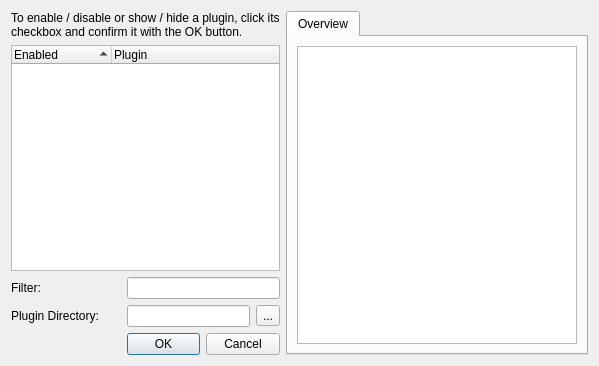
<?xml version="1.0" encoding="UTF-8"?>
<ui version="4.0">
 <class>PluginManagerDialog</class>
 <widget class="QDialog" name="PluginManagerDialog">
  <property name="windowModality">
   <enum>Qt::ApplicationModal</enum>
  </property>
  <property name="geometry">
   <rect>
    <x>0</x>
    <y>0</y>
    <width>599</width>
    <height>366</height>
   </rect>
  </property>
  <property name="sizePolicy">
   <sizepolicy hsizetype="Preferred" vsizetype="Preferred">
    <horstretch>0</horstretch>
    <verstretch>0</verstretch>
   </sizepolicy>
  </property>
  <property name="windowTitle">
   <string>Manage Plugins</string>
  </property>
  <property name="modal">
   <bool>true</bool>
  </property>
  <layout class="QHBoxLayout" name="horizontalLayout">
   <item>
    <layout class="QGridLayout" name="gridLayout">
     <item row="0" column="0" colspan="3">
      <widget class="QLabel" name="label_Title">
       <property name="text">
        <string>To enable / disable or show / hide a plugin, click its checkbox and confirm it with the OK button.</string>
       </property>
       <property name="wordWrap">
        <bool>true</bool>
       </property>
      </widget>
     </item>
     <item row="1" column="0" colspan="3">
      <widget class="QTreeWidget" name="treeWidget_Plugins">
       <property name="sizePolicy">
        <sizepolicy hsizetype="Minimum" vsizetype="Minimum">
         <horstretch>1</horstretch>
         <verstretch>1</verstretch>
        </sizepolicy>
       </property>
       <property name="showDropIndicator" stdset="0">
        <bool>true</bool>
       </property>
       <property name="alternatingRowColors">
        <bool>false</bool>
       </property>
       <property name="itemsExpandable">
        <bool>true</bool>
       </property>
       <property name="sortingEnabled">
        <bool>true</bool>
       </property>
       <property name="animated">
        <bool>false</bool>
       </property>
       <property name="allColumnsShowFocus">
        <bool>true</bool>
       </property>
       <attribute name="headerCascadingSectionResizes">
        <bool>false</bool>
       </attribute>
       <attribute name="headerDefaultSectionSize">
        <number>100</number>
       </attribute>
       <attribute name="headerHighlightSections">
        <bool>false</bool>
       </attribute>
       <attribute name="headerMinimumSectionSize">
        <number>27</number>
       </attribute>
       <attribute name="headerShowSortIndicator" stdset="0">
        <bool>true</bool>
       </attribute>
       <attribute name="headerStretchLastSection">
        <bool>true</bool>
       </attribute>
       <column>
        <property name="text">
         <string>Enabled</string>
        </property>
       </column>
       <column>
        <property name="text">
         <string>Plugin</string>
        </property>
       </column>
      </widget>
     </item>
     <item row="2" column="0">
      <widget class="QLabel" name="label_Filter">
       <property name="text">
        <string>Filter: </string>
       </property>
      </widget>
     </item>
     <item row="2" column="1" colspan="2">
      <widget class="QLineEdit" name="lineEdit_FilterValue">
       <property name="sizePolicy">
        <sizepolicy hsizetype="MinimumExpanding" vsizetype="Fixed">
         <horstretch>0</horstretch>
         <verstretch>0</verstretch>
        </sizepolicy>
       </property>
      </widget>
     </item>
     <item row="3" column="0">
      <widget class="QLabel" name="label_PluginDirectory">
       <property name="text">
        <string>Plugin Directory:</string>
       </property>
      </widget>
     </item>
     <item row="3" column="1">
      <widget class="QLineEdit" name="lineEdit_PluginDirectoryValue">
       <property name="sizePolicy">
        <sizepolicy hsizetype="MinimumExpanding" vsizetype="Fixed">
         <horstretch>0</horstretch>
         <verstretch>0</verstretch>
        </sizepolicy>
       </property>
       <property name="readOnly">
        <bool>true</bool>
       </property>
      </widget>
     </item>
     <item row="3" column="2">
      <widget class="QToolButton" name="toolButton">
       <property name="text">
        <string>...</string>
       </property>
      </widget>
     </item>
     <item row="4" column="1" colspan="2">
      <widget class="QDialogButtonBox" name="buttonBox">
       <property name="standardButtons">
        <set>QDialogButtonBox::Cancel|QDialogButtonBox::Ok</set>
       </property>
      </widget>
     </item>
    </layout>
   </item>
   <item>
    <widget class="QTabWidget" name="tabWidget">
     <property name="sizePolicy">
      <sizepolicy hsizetype="Expanding" vsizetype="Expanding">
       <horstretch>1</horstretch>
       <verstretch>1</verstretch>
      </sizepolicy>
     </property>
     <property name="autoFillBackground">
      <bool>false</bool>
     </property>
     <property name="styleSheet">
      <string notr="true"/>
     </property>
     <property name="currentIndex">
      <number>0</number>
     </property>
     <widget class="QWidget" name="tab_Overview">
      <attribute name="title">
       <string>Overview</string>
      </attribute>
      <layout class="QVBoxLayout" name="verticalLayout">
       <item>
        <widget class="QTextEdit" name="textEdit_Description">
         <property name="sizePolicy">
          <sizepolicy hsizetype="Expanding" vsizetype="Expanding">
           <horstretch>1</horstretch>
           <verstretch>1</verstretch>
          </sizepolicy>
         </property>
         <property name="autoFillBackground">
          <bool>false</bool>
         </property>
         <property name="styleSheet">
          <string notr="true"/>
         </property>
         <property name="readOnly">
          <bool>true</bool>
         </property>
        </widget>
       </item>
      </layout>
     </widget>
    </widget>
   </item>
  </layout>
 </widget>
 <resources/>
 <connections>
  <connection>
   <sender>buttonBox</sender>
   <signal>rejected()</signal>
   <receiver>PluginManagerDialog</receiver>
   <slot>reject()</slot>
   <hints>
    <hint type="sourcelabel">
     <x>286</x>
     <y>326</y>
    </hint>
    <hint type="destinationlabel">
     <x>286</x>
     <y>176</y>
    </hint>
   </hints>
  </connection>
  <connection>
   <sender>buttonBox</sender>
   <signal>accepted()</signal>
   <receiver>PluginManagerDialog</receiver>
   <slot>accept()</slot>
   <hints>
    <hint type="sourcelabel">
     <x>286</x>
     <y>326</y>
    </hint>
    <hint type="destinationlabel">
     <x>286</x>
     <y>176</y>
    </hint>
   </hints>
  </connection>
 </connections>
</ui>
